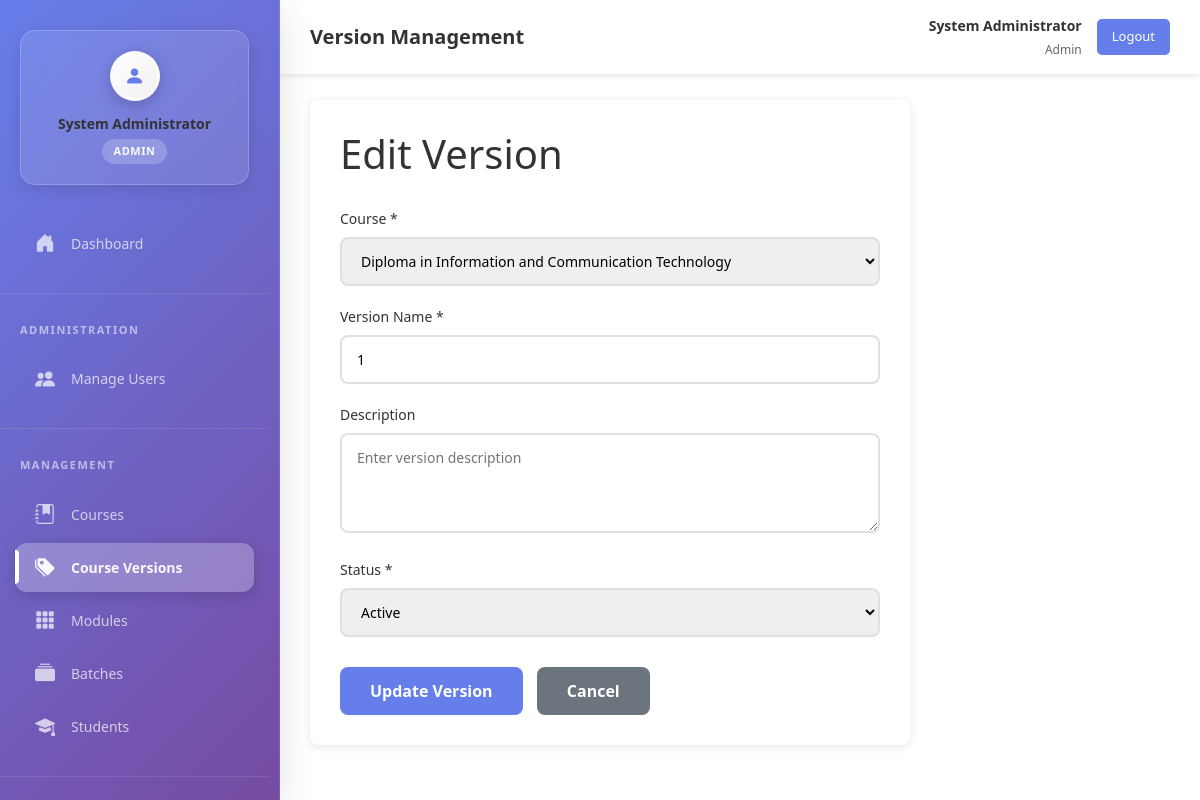
The page /views/index.php?action=versions&sub=edit&id=10 (signed in) on the database its author committed.
### tables this page shows
CREATE TABLE IF NOT EXISTS `versions` (
  `id` int NOT NULL AUTO_INCREMENT,
  `course_id` int NOT NULL,
  `version_name` varchar(100) NOT NULL,
  `description` text,
  `status` enum('active','inactive') DEFAULT 'active',
  `created_at` timestamp NULL DEFAULT CURRENT_TIMESTAMP,
  `updated_at` timestamp NULL DEFAULT CURRENT_TIMESTAMP ON UPDATE CURRENT_TIMESTAMP,
  PRIMARY KEY (`id`),
  UNIQUE KEY `unique_version_course` (`version_name`,`course_id`),
  KEY `course_id` (`course_id`)
);

CREATE TABLE IF NOT EXISTS `courses` (
  `id` int NOT NULL AUTO_INCREMENT,
  `cname` varchar(100) NOT NULL,
  `created_at` timestamp NULL DEFAULT CURRENT_TIMESTAMP,
  `updated_at` timestamp NULL DEFAULT CURRENT_TIMESTAMP ON UPDATE CURRENT_TIMESTAMP,
  PRIMARY KEY (`id`),
  UNIQUE KEY `cname` (`cname`)
);

### models/Version.php (called while the page is built, shortened)
<?php
require_once __DIR__ . '/../config/database.php';
class Version {
    private $conn;
    private $table = "versions";
    public function __construct() {
        $database = new Database();
        $this->conn = $database->getDbConnection();
    }
    public function getVersionById($id) {
        $query = "SELECT id, course_id, version_name, description, status, created_at
                  FROM " . $this->table . "
                  WHERE id = :id
                  LIMIT 1";
        $stmt = $this->conn->prepare($query);
        $stmt->bindParam(":id", $id);
        $stmt->execute();
        if ($stmt->rowCount() > 0) {
            $row = $stmt->fetch(PDO::FETCH_ASSOC);
            $this->id = $row['id'];
            $this->course_id = $row['course_id'];
            $this->version_name = $row['version_name'];
            $this->status = $row['status'];
            return true;
        }
        return false;
    }
}
?>

### config/database.php (called while the page is built, shortened)
<?php
class Database {
    private $host = "localhost";
    private $db_name = "exam_management";
    private $username = "root";
    private $password = "1234";
    public function getDbConnection() {
        $this->conn = null;
        try {
            $this->conn = new PDO(
                "mysql:host=" . $this->host . ";dbname=" . $this->db_name . ";charset=utf8mb4",
                $this->username,
                $this->password
            );
            $this->conn->setAttribute(PDO::ATTR_ERRMODE, PDO::ERRMODE_EXCEPTION);
        } catch(PDOException $e) {
            error_log("Database Connection Error: " . $e->getMessage());
            return null;
        }
        return $this->conn;
    }
}
?>

### models/Course.php (called while the page is built, shortened)
<?php
require_once __DIR__ . '/../config/database.php';
class Course {
    private $conn;
    private $table = "courses";
    public function __construct() {
        $database = new Database();
        $this->conn = $database->getDbConnection();
    }
    public function getAllCourses($filters = []) {
        $query = "SELECT id, cname, created_at
                  FROM " . $this->table . "
                  WHERE 1=1";
        $params = [];
        $query .= " ORDER BY created_at DESC";
        $stmt = $this->conn->prepare($query);
        $stmt->execute();
        return $stmt->fetchAll(PDO::FETCH_ASSOC);
    }
}
?>

### views/versions/edit.php (the view, shortened to what this page needs)
<?php require_once __DIR__ . '/../includes/sidebar.php'; ?>
<?php require_once __DIR__ . '/../includes/header.php'; ?>
<div class="main-content">
    <div class="form-container">
        <h1 style="margin-bottom: 30px; color: #333;">Edit Version</h1>
        <form method="POST" action="index.php?action=versions&sub=edit&id=<?php echo $version->id; ?>">
            <div class="form-group">
                <label for="course_id">Course *</label>
                <select id="course_id" name="course_id" required>
                    <?php foreach ($courses as $course): ?>
                        <option value="<?php echo $course['id']; ?>"
                                <?php echo ($version->course_id == $course['id']) ? 'selected' : ''; ?>>
                            <?php echo htmlspecialchars($course['cname']); ?>
                        </option>
                    <?php endforeach; ?>
                </select>
            </div>
            <div class="form-group">
                <label for="version_name">Version Name *</label>
                <input type="text" id="version_name" name="version_name" required
                       value="<?php echo htmlspecialchars($version->version_name ?? ''); ?>"
                       placeholder="Enter version name">
            </div>
            <div class="form-group">
                <label for="description">Description</label>
                <textarea id="description" name="description"
                          placeholder="Enter version description"><?php echo htmlspecialchars($version->description ?? ''); ?></textarea>
            </div>
            <div class="form-group">
                <label for="status">Status *</label>
                <select id="status" name="status" required>
                    <option value="active" <?php echo ($version->status == 'active') ? 'selected' : ''; ?>>Active</option>
                </select>
            </div>
            <div style="margin-top: 30px;">
                <button type="submit" class="btn-submit">Update Version</button>
                <a href="index.php?action=versions" class="btn-cancel">Cancel</a>
            </div>
        </form>
    </div>
</div>

### views/includes/sidebar.php (style rules this page uses)
* { box-sizing: border-box; }
:root { --sidebar-bg: linear-gradient(135deg, #667eea 0%, #764ba2 50%, #667eea 100%); --sidebar-width: 280px; --sidebar-shadow: 0 8px 32px rgba(0, 0, 0, 0.12); --menu-item-hover: rgba(255, 255, 255, 0.15); --menu-item-active: rgba(255, 255, 255, 0.25); --text-primary: rgba(255, 255, 255, 0.95); --text-secondary: rgba(255, 255, 255, 0.7); }
html, body { height: 100%; height: 100vh; height: 100dvh; margin: 0; padding: 0; overflow-x: hidden; overflow-y: auto; }

### views/versions/edit.php (style rules this page uses)
.main-content { margin-left: 280px; margin-top: 70px; padding: 30px; background: white; min-height: calc(100vh - 70px); min-height: calc(100dvh - 70px); height: calc(100vh - 70px); height: calc(100dvh - 70px); overflow-y: auto; overflow-x: hidden; }
.form-container { max-width: 600px; background: white; padding: 30px; border-radius: 8px; box-shadow: 0 2px 10px rgba(0, 0, 0, 0.1); }
.form-group { margin-bottom: 20px; }
.form-group label { display: block; margin-bottom: 8px; color: #333; font-weight: 500; font-size: 14px; }
.form-group input, .form-group select, .form-group textarea { width: 100%; padding: 12px 15px; border: 2px solid #e0e0e0; border-radius: 8px; font-size: 14px; transition: all 0.3s ease; font-family: inherit; }
.form-group textarea { resize: vertical; min-height: 100px; }
.btn-submit { padding: 12px 30px; background: #667eea; color: white; border: none; border-radius: 8px; font-size: 16px; font-weight: 600; cursor: pointer; transition: background 0.3s ease; }
.btn-cancel { padding: 12px 30px; background: #6c757d; color: white; text-decoration: none; border-radius: 8px; font-size: 16px; font-weight: 600; display: inline-block; margin-left: 10px; }

### rows shown on the page
versions: course_id "Diploma in Information and Communication Technology", version_name "1", status "Active"

### other values the page prints
$user_name "System Administrator"
$user_role "ADMIN"
$page_titles[$current_action] "Version Management"
$_SESSION['full_name'] "System Administrator"
$_SESSION['role'] "Admin"
